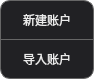
<?xml version="1.0" encoding="UTF-8"?>
<ui version="4.0">
 <class>ChooseAddAccountDialog</class>
 <widget class="QDialog" name="ChooseAddAccountDialog">
  <property name="geometry">
   <rect>
    <x>0</x>
    <y>0</y>
    <width>94</width>
    <height>79</height>
   </rect>
  </property>
  <property name="font">
   <font>
    <family>微软雅黑</family>
   </font>
  </property>
  <property name="windowTitle">
   <string>Dialog</string>
  </property>
  <property name="styleSheet">
   <string notr="true">#ChooseAddAccountDialog{background:transparent;}</string>
  </property>
  <widget class="QPushButton" name="newBtn">
   <property name="geometry">
    <rect>
     <x>0</x>
     <y>0</y>
     <width>94</width>
     <height>40</height>
    </rect>
   </property>
   <property name="styleSheet">
    <string notr="true">QPushButton{color:rgb(235,235,235);border:1px solid rgb(102,102,102);border-top-left-radius:10px;border-top-right-radius:10px;background-color: rgb(33,33,36)}
QPushButton:hover{background-color: rgb(38,40,44);}</string>
   </property>
   <property name="text">
    <string>新建账户</string>
   </property>
  </widget>
  <widget class="QPushButton" name="importBtn">
   <property name="geometry">
    <rect>
     <x>0</x>
     <y>39</y>
     <width>94</width>
     <height>40</height>
    </rect>
   </property>
   <property name="styleSheet">
    <string notr="true">QPushButton{color:rgb(235,235,235);border:1px solid rgb(102,102,102);border-bottom-left-radius:10px;border-bottom-right-radius:10px;background-color: rgb(33,33,36)}
QPushButton:hover{background-color: rgb(38,40,44);}</string>
   </property>
   <property name="text">
    <string>导入账户</string>
   </property>
  </widget>
 </widget>
 <resources/>
 <connections/>
</ui>
